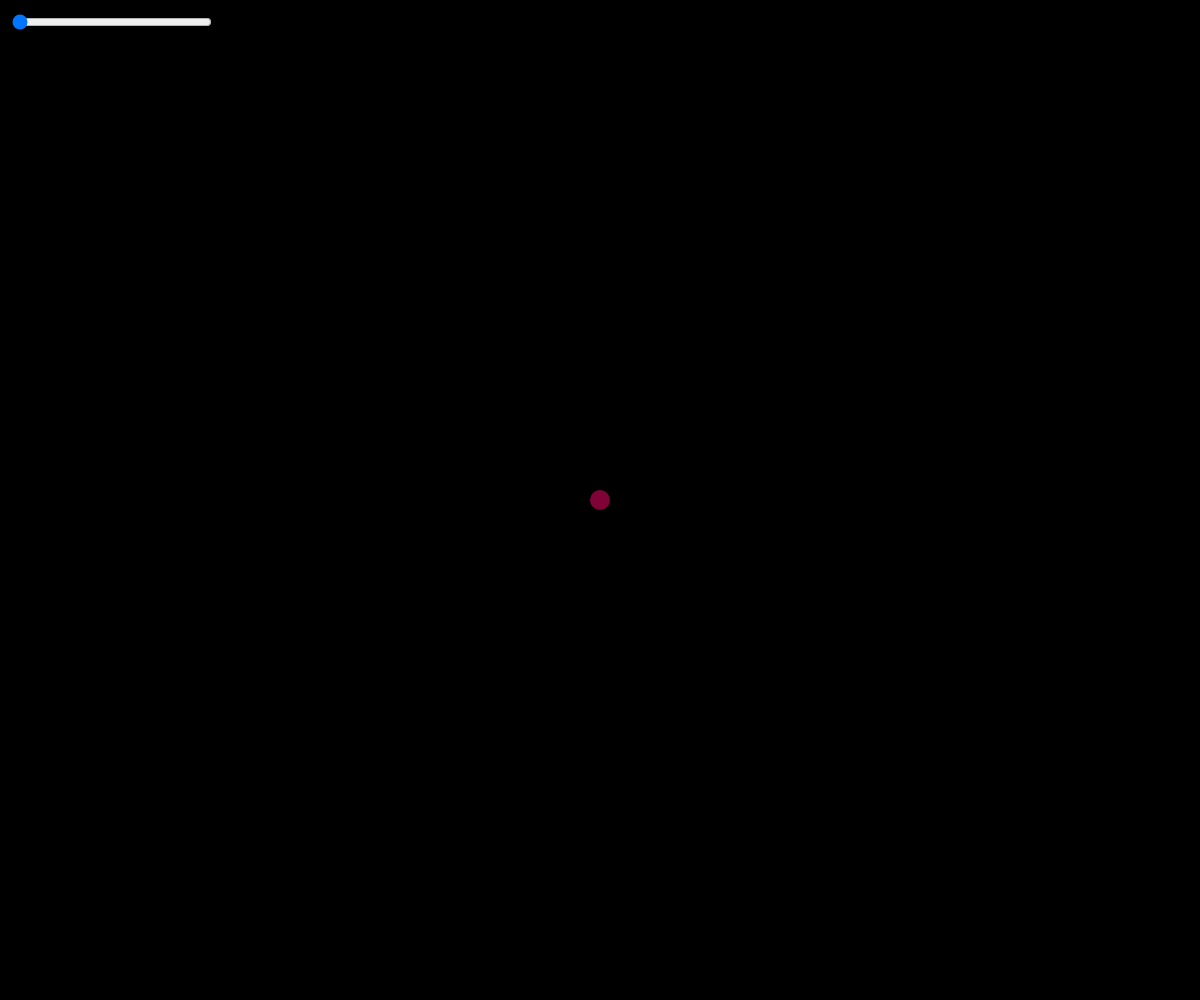
Frame 1 (no input)
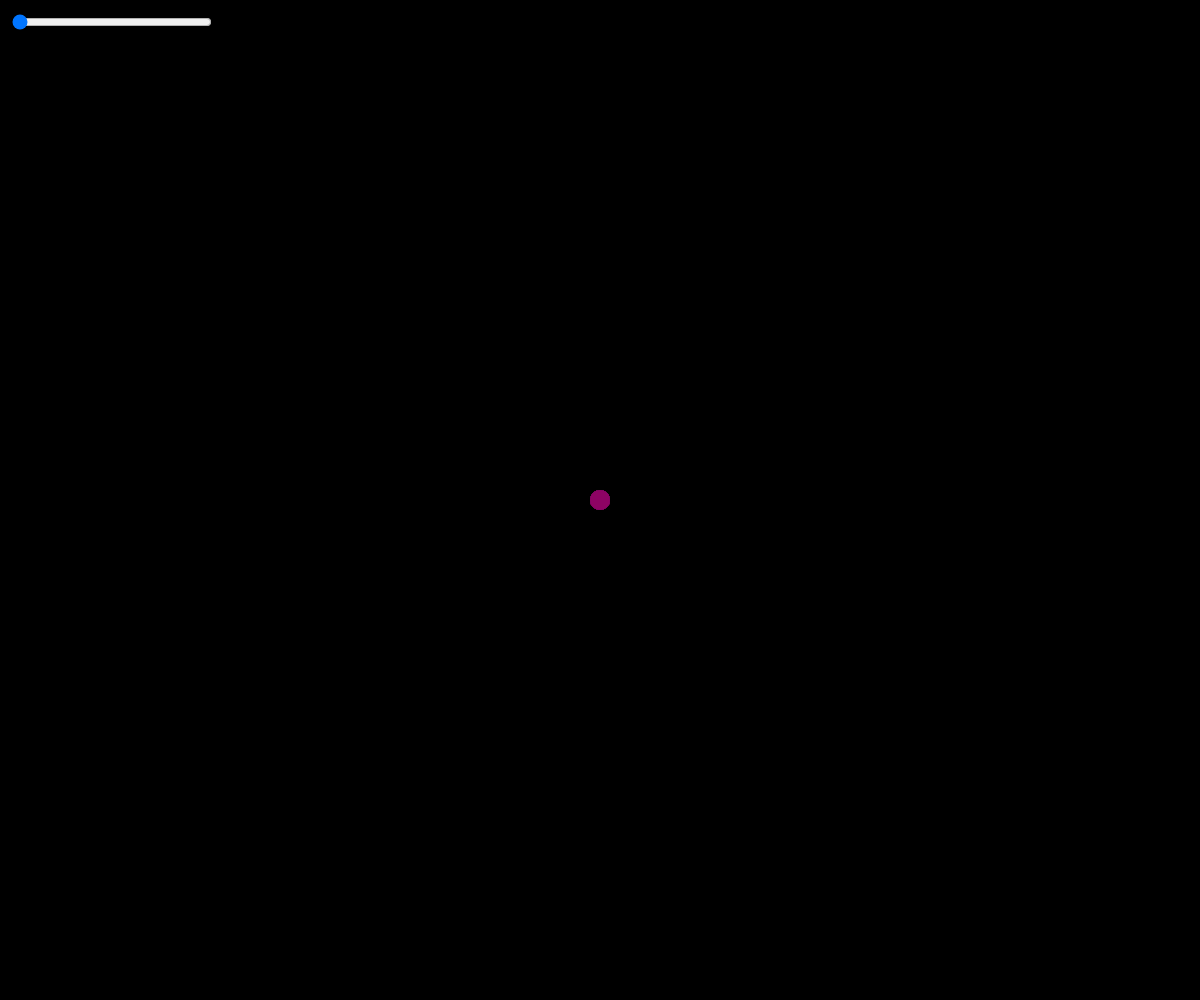
Frame 60 (no input)
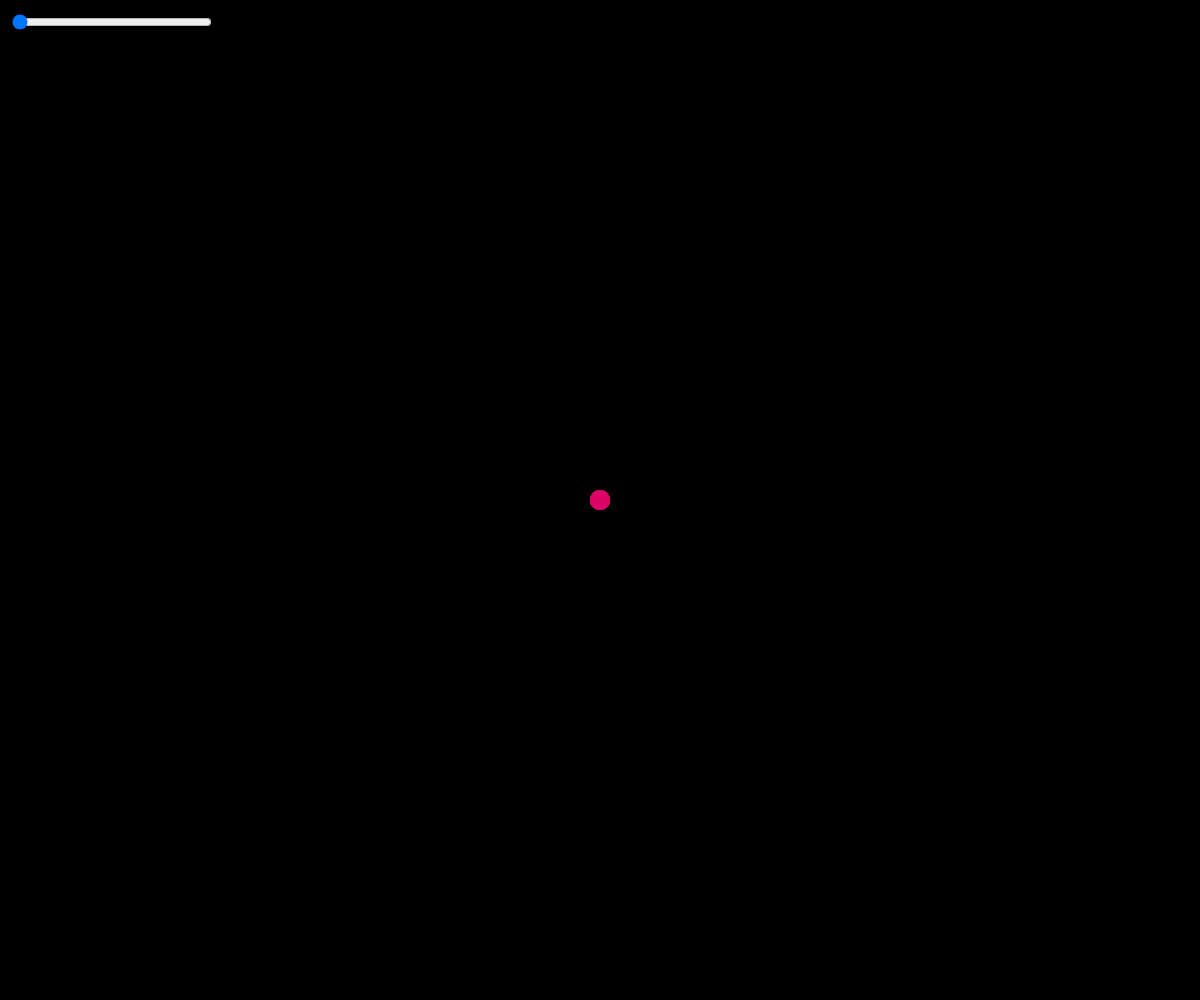
Frame 120 (the mouse pressed at the canvas centre since frame 60)

The p5.js sketch that drew these frames (run headless with seeded random() and noise() and a simulated clock; from frame 60 on, the mouse is pressed at the canvas centre):

// p5.js sketch
// ── sketch.js
let slider;

function setup() {
  createCanvas(windowWidth, windowHeight);
  background(0);

  slider = createSlider(0, 1, 0, 0.1);
  slider.position(10, 10);
  slider.size(200, 20);
}

function draw() {
  let x = randomGaussian(windowWidth / 2, slider.value() * 100);
  let y = randomGaussian(windowHeight / 2, slider.value() * 100);
  let colorR = randomGaussian(150, 75);
  let colorG = randomGaussian(10, 5);
  let colorB = randomGaussian(100, 5);
  let colorA = randomGaussian(150, 25);

  fill(colorR, colorG, colorB, colorA);
  noStroke();
  strokeWeight(5);
  circle(x, y, 20);
}
